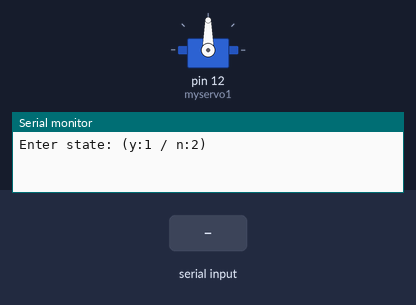
Simulated run of this sketch. Board: Arduino Uno, built with avr-gcc and run on an emulated ATmega328P. Parts: servo, the last lines printed to the serial monitor. Inputs (shaded band) come from the test bench.

Above: at 1.2 s.
1.3 s: "90,45\n" received over Serial
At 1.45 s:
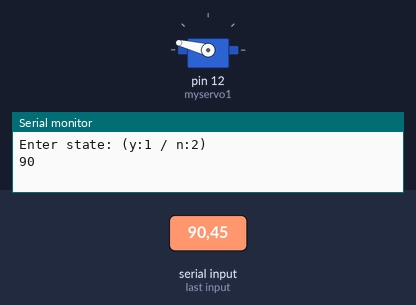
4.3 s: "30,150\n" received over Serial
At 4.83 s:
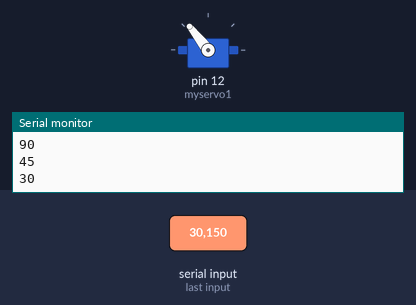
At 7.6 s:
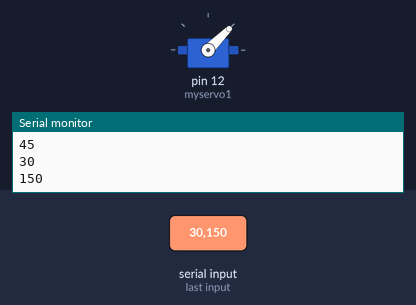
Timing chart, 0 to 9.1 s (numbered marks = the images above; inputs shaded):
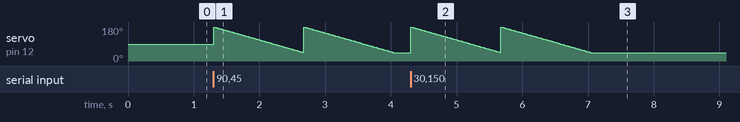

The sketch:

flower-bloom-input-workingWala.ino
```cpp
#include <Servo.h>

Servo myservo1;
int isBloom;

void setup() {
  // put your setup code here, to run once:
  // pinMode(12, OUTPUT);
  myservo1.attach(12);

  Serial.begin(9600);
  Serial.println("Enter state: (y:1 / n:2)");
}


void loop() {


  if (Serial.available() > 1) {

    isBloom = Serial.parseInt();
    Serial.println(isBloom);

    if (isBloom == 1) {
      for (int pos = 45; pos <= 180; pos++) {
        myservo1.write(pos);
        // myservo2.write(pos);
        delay(10);
      }
    }
    else if (isBloom = 2) {
      for (int pos = 180; pos >= 45; pos--) {
        myservo1.write(pos);
        // myservo2.write(pos);
        delay(10);
      }
    }
    else {
      Serial.println("Invalid input!");
    }
  }


}
```

Measured:
- after the input at 4.3 s, servo on pin 12 (myservo1): ramps from 180° to 45° and jumps back, once every 1.4 s
